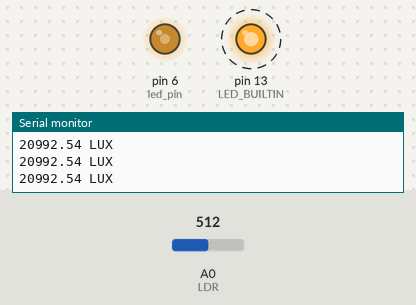
Bench run of a sketch on a simulated Arduino Uno, built with avr-gcc and run on an emulated ATmega328P. On the bench: output pins drawn as LEDs (lit = HIGH), the last lines printed to the serial monitor. Dashed ring = blinking. The test bench sets the inputs (shaded band); at power-on: A0 (LDR) = 512.

Above: at 1.2 s.
1.3 s: A0 (LDR) set to 716
At 3.8 s:
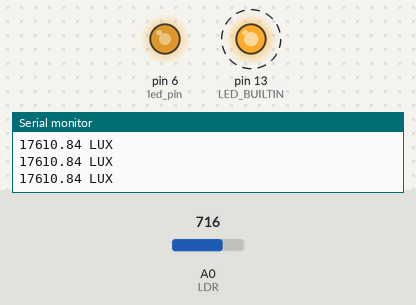
4.3 s: A0 (LDR) set to 900
At 5.8 s:
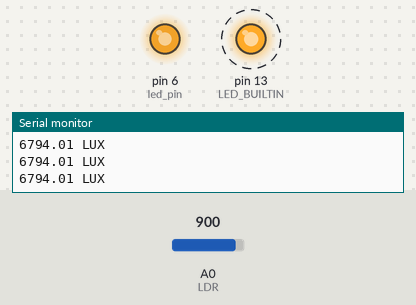
7.3 s: A0 (LDR) set to 122
At 9.8 s:
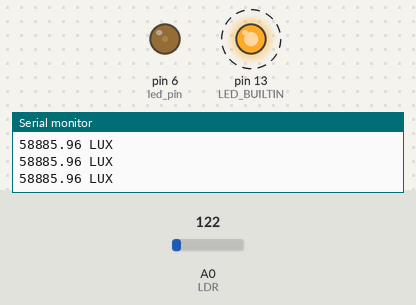
10.3 s: A0 (LDR) set to 0
At 11.4 s:
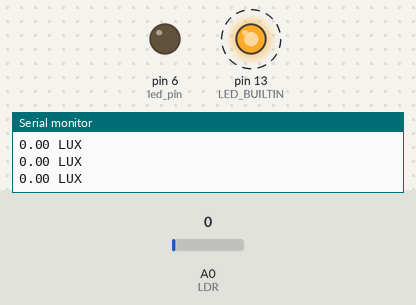
Timing chart, 0 to 14.3 s (numbered marks = the images above; inputs shaded):
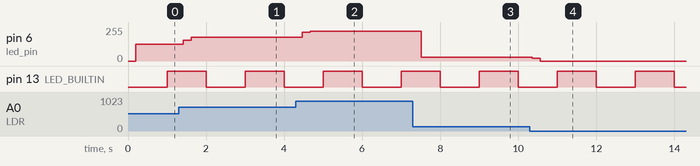

Measured:
- after the input at 1.3 s, pin 6 (led_pin): 127/255 → 155/255 after 0.12 s, → 178/255 0.20 s later
- after the input at 4.3 s, pin 6 (led_pin): 178/255 → 215/255 after 0.17 s, → 224/255 0.20 s later
- after the input at 7.3 s, pin 6 (led_pin): 224/255 → 30/255 after 0.21 s
- after the input at 10.3 s, pin 6 (led_pin): 30/255 → 22/255 after 0.06 s, → 0/255 0.20 s later
- by itself, pin 13 (LED_BUILTIN): alternates HIGH for 1.0 s and LOW for 1.0 s

The sketch:

HW2_1.ino
```cpp
#include <TimerOne.h>
volatile bool ledState=HIGH;      // defining ledState boolean to keep the record of LED's state


/********* LDR *********/
#define NUM_SAMPLES 20            // Number of samples used for averaging

int LDR = A0;                     // Pin A0 has an LDR attached to it.
int led_pin = 6;                  // Digital pin 6 has an LED attached to it.

int sum = 0;                      // sum of samples taken
unsigned char sample_count = 0;   // current sample number
float V_out = 0.0;                // calculated V_out
float Resistance = 0.0;           // calculated Resistance
float Illumination = 0.0;         // calculated Illumination
float LED;                        // output to be sent to the LED


/********* Setup *********/
void setup() {

  // using built-in LED
  pinMode(LED_BUILTIN, OUTPUT);

  // initialize timer1 with a period of 1s
  Timer1.initialize(1000000);

  // blinkLED to run once overy seconds
  Timer1.attachInterrupt(blinkLED);

  // initialize serial communication at 9600 bits per second:
  Serial.begin(9600);

  // Define led_pin as an output
  pinMode(led_pin, OUTPUT);
}


/********* Main Loop *********/
void loop() {

  // This loop is used for averaging and decreasing the noise
while (sample_count < NUM_SAMPLES) {
        sum += analogRead(LDR);
        sample_count++;
        delay(10);
}

// Map output voltage  to 0-5 scale
V_out = ((float)sum / (float)NUM_SAMPLES) * (5.0 / 1024.0);

// Calculate Resistance of the LDR
Resistance = (((float)V_out*220.0)/(5.0-V_out));

// Map output voltage to 0-255 scale to control LED light
LED = ((float)sum / (float)NUM_SAMPLES) * 255.0 / 1023.0;

analogWrite(led_pin, LED);

// Reset values
sample_count = 0;
sum = 0;


// Look up for the right category
if (Resistance<1.5e7 && Resistance>1e6) {
  Illumination = interp(1e6,1.5e7,0.1,0.001,Resistance);
  Serial.print(Illumination);
  Serial.println (" LUX");
}

else if (Resistance<1e6 && Resistance>7.5e4) {
  Illumination = interp(7.5e4,1e6,35,0.1,Resistance);
  Serial.print(Illumination);
  Serial.println (" LUX");
}

else if (Resistance<7.5e4 && Resistance>3e4) {
  Illumination = interp(3e4,7.5e4,72,35,Resistance);
  Serial.print(Illumination);
  Serial.println (" LUX");
}

else if (Resistance<3e4 && Resistance>1.7e4) {
  Illumination = interp(1.7e4,3e4,157,72,Resistance);
  Serial.print(Illumination);
  Serial.println (" LUX");
}

else if (Resistance<1.7e4 && Resistance>1.5e4) {
  Illumination = interp(1.5e4,1.7e4,200,157,Resistance);
  Serial.print(Illumination);
  Serial.println (" LUX");
}

else if (Resistance<1.5e4 && Resistance>3.8e3) {
  Illumination = interp(3.8e3,1.5e4,1380,200,Resistance);
  Serial.print(Illumination);
  Serial.println (" LUX");
}

else if (Resistance<3.8e3 && Resistance>2.8e3) {
  Illumination = interp(2.8e3,3.8e3,3700,1380,Resistance);
  Serial.print(Illumination);
  Serial.println (" LUX");
}

else if (Resistance<2.8e3 && Resistance>1.4e3) {
  Illumination = interp(1.4e3,2.8e3,7300,3700,Resistance);
  Serial.print(Illumination);
  Serial.println (" LUX");
}

else if (Resistance<1.4e3 && Resistance>47) {
  Illumination = interp(47,1.4e3,2.3e4,7300,Resistance);
  Serial.print(Illumination);
  Serial.println (" LUX");
}

else if (Resistance<47 && Resistance>10) {
  Illumination = interp(10,47,1e5,2.3e4,Resistance);
  Serial.print(Illumination);
  Serial.println (" LUX");
}

else {
  Illumination = 0;
  Serial.print(Illumination);
  Serial.println (" LUX");
}


}


/********* ISR *********/
void blinkLED() {
  digitalWrite(LED_BUILTIN, ledState);    // toggle LED
  ledState=!ledState;                     // keep the record of LED's state
}


// Float interpolation function
float interp(float A_1, float A_2, float B_1, float B_2, float x){
  return (((x-A_1)/(A_2-A_1))*(B_2-B_1))+B_1;
}
```
